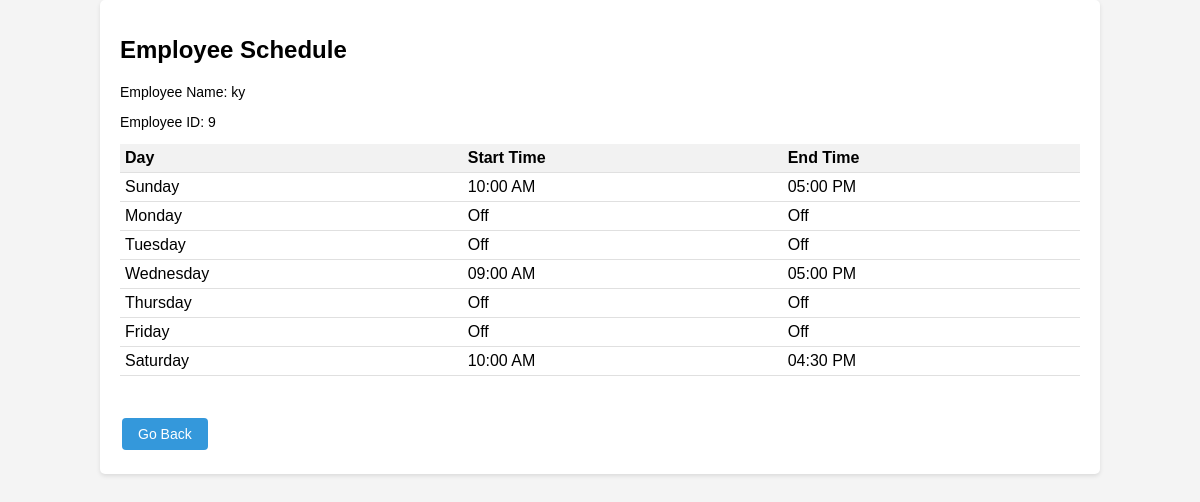
Page /view_schedule.php (signed in) on the committed database.
### tables this page shows
CREATE TABLE `schedules` (
  `user_id` int(1) NOT NULL,
  `day_of_week` varchar(10) NOT NULL,
  `start_time` time DEFAULT NULL,
  `end_time` time DEFAULT NULL,
  `is_day_off` tinyint(1) NOT NULL
);

### view_schedule.php (the view, shortened to what this page needs)
<!DOCTYPE html>
<html lang="en">
<head>
</head>
<body>
    <div class="container">
        <h1>Employee Schedule</h1>
        <p>Employee Name: <?php echo $_SESSION['firstname']; ?></p>
        <p>Employee ID: <?php echo $_SESSION['id']; ?></p>
        <?php
            $connection = new mysqli('localhost', 'root', '', 'hardstore');
            $user_id = $_SESSION['id'];
            $sql = "SELECT day_of_week, start_time, end_time, is_day_off FROM schedules WHERE user_id = ?";
            $stmt = $connection->prepare($sql);
            $stmt->bind_param('i', $user_id);
            $stmt->execute();
            $result = $stmt->get_result();
        ?>
        <table>
            <tr>
                <th>Day</th>
                <th>Start Time</th>
                <th>End Time</th>
            </tr>
            <?php while ($row = $result->fetch_assoc()): ?>
                <tr>
                    <td><?php echo $row['day_of_week']; ?></td>
                    <td><?php echo $row['is_day_off'] ? 'Off' : date('h:i A', strtotime($row['start_time'])); ?></td>
                    <td><?php echo $row['is_day_off'] ? 'Off' : date('h:i A', strtotime($row['end_time'])); ?></td>
                    </tr>
            <?php endwhile; ?>
        </table>
        <br>
        <button onclick="window.location.href='account.php'">Go Back</button>
    </div>
</body>
</html>

### view_schedule.php (style rules this page uses)
body { font-family: Arial, sans-serif; background-color: #f4f4f4; margin: 0; padding: 0; }
.container { width: 80%; margin: 0 auto; background-color: #fff; padding: 20px; border-radius: 5px; box-shadow: 0 2px 4px rgba(0, 0, 0, 0.1); }
h1 { font-size: 24px; margin-bottom: 20px; }
p { font-size: 14px; }
table { width: 100%; border-collapse: collapse; margin-bottom: 20px; }
th, td { padding: 5px; text-align: left; border-bottom: 1px solid #e0e0e0; }
th { background-color: #f2f2f2; font-weight: bold; }
button { background-color: #3498db; color: white; border: none; border-radius: 4px; padding: 8px 16px; text-align: center; text-decoration: none; font-size: 14px; margin: 4px 2px; cursor: pointer; transition: background-color 0.3s; }

### rows in the picture
schedules: day_of_week "Sunday", start_time "10:00 AM", end_time "05:00 PM"
schedules: day_of_week "Monday", is_day_off "Off"
schedules: day_of_week "Tuesday", is_day_off "Off"
schedules: day_of_week "Wednesday", start_time "09:00 AM", end_time "05:00 PM"
schedules: day_of_week "Thursday", is_day_off "Off"
schedules: day_of_week "Friday", is_day_off "Off"
schedules: day_of_week "Saturday", start_time "10:00 AM", end_time "04:30 PM"

### other values in the picture
$_SESSION['firstname'] "ky"
$_SESSION['id'] "9"
